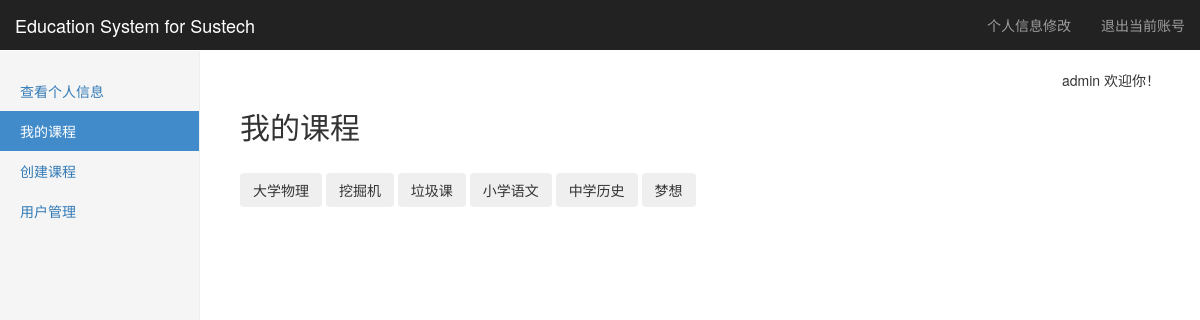
The app's page /course (signed in) with its own data.
### tables this page shows
CREATE TABLE "course" (
	`courseid`	INTEGER NOT NULL PRIMARY KEY AUTOINCREMENT,
	`teacherid`	int,
	`name`	string NOT NULL,
	`term`	string,
	`time`	string,
	`intro`	string
);

### Listener.py (the view, shortened to what this page needs)
@app.route(course_url, methods=['GET', 'POST'])
def course():
    Course= SQL_Course(get_db())
    if not (session.get('login') and session.get('username') and session.get('privilege')):
        return redirect(url_for('logout'))
    username = session['username']
    p = session['privilege']
    sidebar = GetSideBar(GetBar(p), '我的课程')
    if(p==1):
        mycourse=Course.SearchCourse_1(username)
    elif(p==2):
        mycourse=Course.SearchCourse_2(username)
    elif(p==3):
        mycourse=Course.SearchCourse_3()
    else:
        return redirect(url_for('logout'))
    xcourse=request.args.get('course','')
    seek=False
    if(len(mycourse)!=0):
        for i in mycourse:
            if(i['name']==xcourse):
                seek=True
                break
    if(seek==False):
        return render_template("course.html", username=username, sidebar=sidebar, mycourse=mycourse,p=p)

### Config/Link_db.py (called while the page is built)
    def select(self,sql):
        try:
            self.__cursor.execute(sql)
            data = self.__cursor.fetchall()
            return data
        except:
            print("Error: unable to fecth data with sql query: "+sql)
            return False

    def close(self):
        if(self.__db!=None):
            self.__db.close()

### Listener.py (called while the page is built)
def get_db():   #使用flask的g对象，每次访问都会有个独立的g对象，保证线程的数据库操作的安全
    if not hasattr(g, 'db'):
        g.db = Link_db()
    return g.db

def GetBar(privilege):  #根据用户privilege返回不同的sidebar
    if(privilege==3):
        return adminbar
    elif(privilege==2):
        return teacherbar
    elif(privilege==1):
        return studentbar

### SQL_libarary/Func_lib.py (called while the page is built)
def GetSideBar(sidebar,activebar=None): #对sidebar进行整理并返回整理好的元组
    result=[]
    for key in sidebar:
        bar1={}
        bar1['name']=key
        bar1['href']=sidebar[key]
        if(activebar==key):
            bar1['active']='active'
        result.append(bar1)
    return result

### SQL_libarary/SQL_Course.py (called while the page is built)
    def SearchCourse_3(self):
        sql= "select name,username from %s c join %s a on a.userid=c.teacherid" %(CourseTable,AccountTable)
        data = self.__db.select(sql)
        result = []
        for i in data:
            mydict = {}
            mydict['name'] = i[0]
            mydict['teacher'] = i[1]
            result.append(mydict)
        return result

### templates/course.html (shortened to what this page needs)
{% extends "layout.html" %}
{% block body %}
<h2>我的课程</h2>
<br/>
{% for course in mycourse %}
<button class="btn" onclick="go('{{ course.name }}');">{{ course.name }}</button>
{% else %}
<p>还未选过课</p>
<button class="btn btn-primary" onclick="window.location.href='/course/select';">现在去选课</button>
{% endfor %}
{% endblock %}

### static/css/dashboard.css (style rules this page uses)
body { padding-top: 50px; }

### records on screen
course: name "大学物理"
course: name "挖掘机"
course: name "垃圾课"
course: name "小学语文"
course: name "中学历史"
course: name "梦想"

### other values on screen
{{ bar.name }} "查看个人信息" "我的课程" "创建课程" "用户管理"
{{ username }} "admin"
